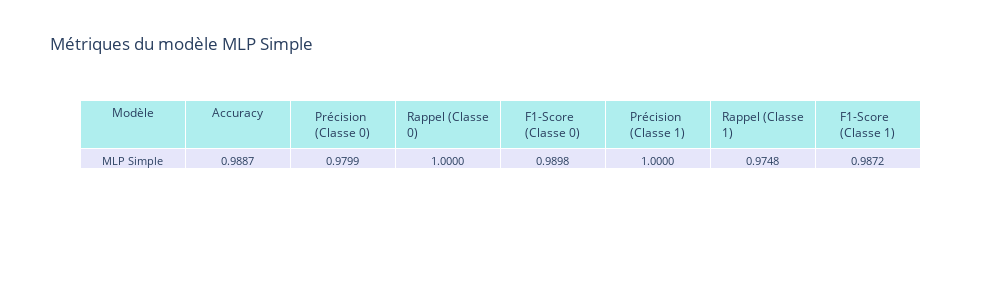
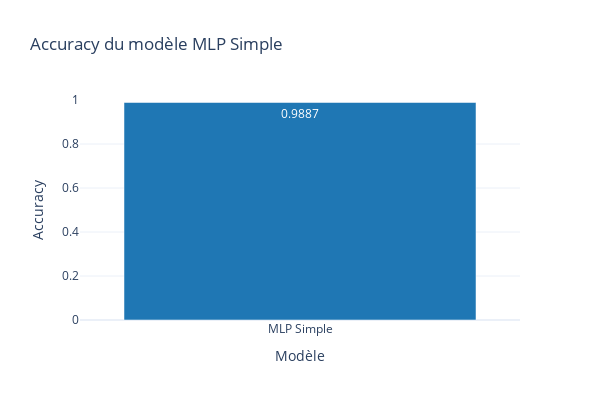
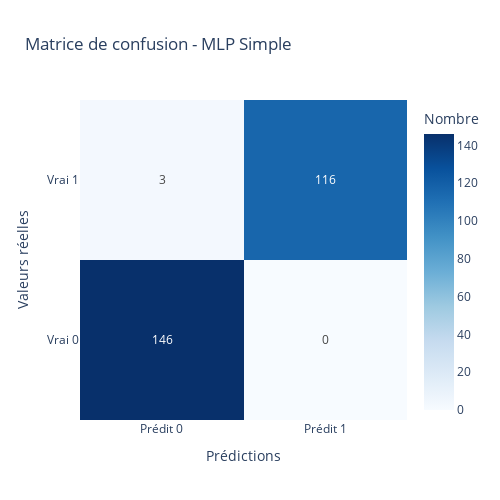

Source (notebook cell) for these figures, in order:
### Code cell
import numpy as np
from sklearn.pipeline import Pipeline
from sklearn.preprocessing import StandardScaler
from tensorflow.keras.models import Sequential
from tensorflow.keras.layers import Dense
from sklearn.base import BaseEstimator, ClassifierMixin
from IPython.display import display, Markdown
import plotly.graph_objects as go
from sklearn.metrics import accuracy_score, classification_report, confusion_matrix, roc_curve, auc
import pandas as pd

# --- Modèle 1 : Réseau de neurones simple (MLP) ---
class KerasClassifier(BaseEstimator, ClassifierMixin):
    def __init__(self, input_dim, epochs=50, batch_size=32):
        self.input_dim = input_dim
        self.epochs = epochs
        self.batch_size = batch_size
        self.model = None

    def fit(self, X, y):
        self.model = Sequential([
            Dense(16, input_dim=self.input_dim, activation='relu'),
            Dense(8, activation='relu'),
            Dense(1, activation='sigmoid')
        ])
        self.model.compile(optimizer='adam', loss='binary_crossentropy', metrics=['accuracy'])
        self.model.fit(X, y, epochs=self.epochs, batch_size=self.batch_size, verbose=0)
        return self

    def predict(self, X):
        return (self.model.predict(X) > 0.5).astype(int).flatten()

    def predict_proba(self, X):
        return self.model.predict(X)

# --- Entraînement du modèle MLP Simple ---
pipeline_mlp = Pipeline([
    ('scaler', StandardScaler()),
    ('classifier', KerasClassifier(input_dim=X_train.shape[1], epochs=50, batch_size=32))
])

# Entraîner la pipeline
pipeline_mlp.fit(X_train, y_train)

# Prédictions
y_pred_mlp = pipeline_mlp.predict(X_test)
y_proba_mlp = pipeline_mlp.predict_proba(X_test)

# Calcul des métriques
accuracy_mlp = accuracy_score(y_test, y_pred_mlp)
report_mlp = classification_report(y_test, y_pred_mlp, output_dict=True)

# --- Visualisation des résultats ---
# 1. Tableau des métriques
metrics_data_mlp = {
    'Modèle': ['MLP Simple'],
    'Accuracy': [accuracy_mlp],
    'Précision (Classe 0)': [report_mlp['0']['precision']],
    'Rappel (Classe 0)': [report_mlp['0']['recall']],
    'F1-Score (Classe 0)': [report_mlp['0']['f1-score']],
    'Précision (Classe 1)': [report_mlp['1']['precision']],
    'Rappel (Classe 1)': [report_mlp['1']['recall']],
    'F1-Score (Classe 1)': [report_mlp['1']['f1-score']]
}

df_metrics_mlp = pd.DataFrame(metrics_data_mlp)

# Afficher le tableau avec Plotly
fig_table_mlp = go.Figure(data=[go.Table(
    header=dict(values=list(df_metrics_mlp.columns),
                fill_color='paleturquoise',
                align='center',
                font=dict(size=12)),
    cells=dict(values=[df_metrics_mlp[col] for col in df_metrics_mlp.columns],
               fill_color='lavender',
               align='center',
               format=['', '.4f', '.4f', '.4f', '.4f', '.4f', '.4f', '.4f'],
               font=dict(size=11)))
])

fig_table_mlp.update_layout(
    title="Métriques du modèle MLP Simple",
    width=1000,
    height=300
)

display(Markdown("## Métriques du modèle MLP Simple 📊"))
fig_table_mlp.show()

# 2. Graphique en barres pour l'accuracy
fig_bar_mlp = go.Figure(data=[
    go.Bar(name='Accuracy', x=['MLP Simple'], y=[accuracy_mlp],
           marker_color='#1f77b4', text=[f"{accuracy_mlp:.4f}"],
           textposition='auto')
])

fig_bar_mlp.update_layout(
    title="Accuracy du modèle MLP Simple",
    xaxis_title="Modèle",
    yaxis_title="Accuracy",
    yaxis=dict(range=[0, 1]),
    template="plotly_white",
    width=600,
    height=400
)

display(Markdown("## Accuracy du modèle MLP Simple 📈"))
fig_bar_mlp.show()

# 3. Matrice de confusion sous forme de heatmap
cm_mlp = confusion_matrix(y_test, y_pred_mlp)
fig_cm_mlp = go.Figure(data=go.Heatmap(
    z=cm_mlp,
    x=['Prédit 0', 'Prédit 1'],
    y=['Vrai 0', 'Vrai 1'],
    colorscale='Blues',
    text=cm_mlp,
    texttemplate="%{text}",
    textfont={"size": 12},
    colorbar=dict(title="Nombre")
))

fig_cm_mlp.update_layout(
    title="Matrice de confusion - MLP Simple",
    xaxis_title="Prédictions",
    yaxis_title="Valeurs réelles",
    width=500,
    height=500
)

display(Markdown("## Matrice de confusion - MLP Simple 📉"))
fig_cm_mlp.show()

# 4. Courbe ROC et AUC
fpr_mlp, tpr_mlp, _ = roc_curve(y_test, y_proba_mlp)
roc_auc_mlp = auc(fpr_mlp, tpr_mlp)

fig_roc_mlp = go.Figure()

# Courbe ROC pour MLP Simple
fig_roc_mlp.add_trace(go.Scatter(
    x=fpr_mlp,
    y=tpr_mlp,
    mode='lines',
    name=f'MLP Simple (AUC = {roc_auc_mlp:.2f})',
    line=dict(color='#1f77b4', width=2)
))

# Ajouter la diagonale (modèle aléatoire)
fig_roc_mlp.add_trace(go.Scatter(
    x=[0, 1],
    y=[0, 1],
    mode='lines',
    name='Aléatoire (AUC = 0.50)',
    line=dict(color='gray', dash='dash')
))

# Personnaliser le graphique
fig_roc_mlp.update_layout(
    title="Courbe ROC - MLP Simple",
    xaxis_title="Taux de faux positifs (FPR)",
    yaxis_title="Taux de vrais positifs (TPR)",
    xaxis=dict(range=[0, 1]),
    yaxis=dict(range=[0, 1]),
    template="plotly_white",
    width=600,
    height=600,
    legend=dict(x=0.7, y=0.1)
)

display(Markdown("## Courbe ROC et AUC - MLP Simple 📈"))
fig_roc_mlp.show()

### Figure 1 — Plotly figure (JSON) as saved in the notebook; plotly's stock layout.template omitted (floating-point values rounded to 4 significant figures)
{"data": [{"cells": {"align": "center", "fill": {"color": "lavender"}, "font": {"size": 11}, "format": ["", ".4f", ".4f", ".4f", ".4f", ".4f", ".4f", ".4f"], "values": [["MLP Simple"], [0.9887], [0.9799], [1], [0.9898], [1], [0.9748], [0.9872]]}, "header": {"align": "center", "fill": {"color": "paleturquoise"}, "font": {"size": 12}, "values": ["Modèle", "Accuracy", "Précision (Classe 0)", "Rappel (Classe 0)", "F1-Score (Classe 0)", "Précision (Classe 1)", "Rappel (Classe 1)", "F1-Score (Classe 1)"]}, "type": "table"}], "layout": {"height": 300, "title": {"text": "Métriques du modèle MLP Simple"}, "width": 1000}}

### Figure 2 — Plotly figure (JSON) as saved in the notebook; plotly's stock layout.template omitted (floating-point values rounded to 4 significant figures)
{"data": [{"marker": {"color": "#1f77b4"}, "name": "Accuracy", "text": ["0.9887"], "textposition": "auto", "type": "bar", "x": ["MLP Simple"], "y": [0.9887]}], "layout": {"height": 400, "title": {"text": "Accuracy du modèle MLP Simple"}, "width": 600, "xaxis": {"title": {"text": "Modèle"}}, "yaxis": {"range": [0, 1], "title": {"text": "Accuracy"}}}}

### Figure 3 — Plotly figure (JSON) as saved in the notebook; plotly's stock layout.template omitted (floating-point values rounded to 4 significant figures)
{"data": [{"colorbar": {"title": {"text": "Nombre"}}, "colorscale": [[0, "rgb(247,251,255)"], [0.125, "rgb(222,235,247)"], [0.25, "rgb(198,219,239)"], [0.375, "rgb(158,202,225)"], [0.5, "rgb(107,174,214)"], [0.625, "rgb(66,146,198)"], [0.75, "rgb(33,113,181)"], [0.875, "rgb(8,81,156)"], [1, "rgb(8,48,107)"]], "text": [[146, 0], [3, 116]], "textfont": {"size": 12}, "texttemplate": "%{text}", "type": "heatmap", "x": ["Prédit 0", "Prédit 1"], "y": ["Vrai 0", "Vrai 1"], "z": [[146, 0], [3, 116]]}], "layout": {"height": 500, "title": {"text": "Matrice de confusion - MLP Simple"}, "width": 500, "xaxis": {"title": {"text": "Prédictions"}}, "yaxis": {"title": {"text": "Valeurs réelles"}}}}
